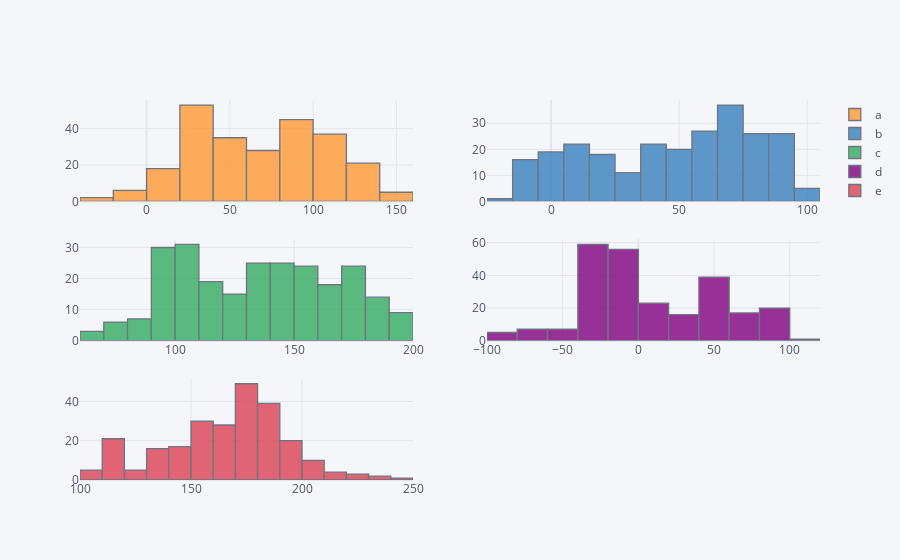

The notebook cell saved with this chart:
### Code cell
plyo.iplot(
    df.iplot(kind='hist',
             subplots=True,
             bins=15,
             asFigure=True),
    # image='png',
    filename='ply_03'
)

### Figure 1 — Plotly figure (JSON) as saved in the notebook; plotly's stock layout.template omitted (floating-point values rounded to 4 significant figures; data arrays with more than 128 entries replaced by an {"elided": "..."} marker saying what was removed)
{"data": [{"histfunc": "count", "histnorm": "", "marker": {"color": "rgba(255, 153, 51, 1.0)", "line": {"color": "#4D5663", "width": 1.3}}, "name": "a", "nbinsx": 15, "opacity": 0.8, "orientation": "v", "type": "histogram", "x": {"elided": "250 float values"}, "xaxis": "x", "yaxis": "y"}, {"histfunc": "count", "histnorm": "", "marker": {"color": "rgba(55, 128, 191, 1.0)", "line": {"color": "#4D5663", "width": 1.3}}, "name": "b", "nbinsx": 15, "opacity": 0.8, "orientation": "v", "type": "histogram", "x": {"elided": "250 float values"}, "xaxis": "x2", "yaxis": "y2"}, {"histfunc": "count", "histnorm": "", "marker": {"color": "rgba(50, 171, 96, 1.0)", "line": {"color": "#4D5663", "width": 1.3}}, "name": "c", "nbinsx": 15, "opacity": 0.8, "orientation": "v", "type": "histogram", "x": {"elided": "250 float values"}, "xaxis": "x3", "yaxis": "y3"}, {"histfunc": "count", "histnorm": "", "marker": {"color": "rgba(128, 0, 128, 1.0)", "line": {"color": "#4D5663", "width": 1.3}}, "name": "d", "nbinsx": 15, "opacity": 0.8, "orientation": "v", "type": "histogram", "x": {"elided": "250 float values"}, "xaxis": "x4", "yaxis": "y4"}, {"histfunc": "count", "histnorm": "", "marker": {"color": "rgba(219, 64, 82, 1.0)", "line": {"color": "#4D5663", "width": 1.3}}, "name": "e", "nbinsx": 15, "opacity": 0.8, "orientation": "v", "type": "histogram", "x": {"elided": "250 float values"}, "xaxis": "x5", "yaxis": "y5"}], "layout": {"autosize": true, "barmode": "overlay", "legend": {"bgcolor": "#F5F6F9", "font": {"color": "#4D5663"}}, "paper_bgcolor": "#F5F6F9", "plot_bgcolor": "#F5F6F9", "title": {"font": {"color": "#4D5663"}}, "xaxis": {"anchor": "y", "autorange": true, "domain": [0, 0.45], "gridcolor": "#E1E5ED", "range": [-40, 160], "showgrid": true, "tickfont": {"color": "#4D5663"}, "title": {"font": {"color": "#4D5663"}, "text": ""}, "type": "linear", "zerolinecolor": "#E1E5ED"}, "xaxis2": {"anchor": "y2", "autorange": true, "domain": [0.55, 1], "gridcolor": "#E1E5ED", "range": [-25, 105], "showgrid": true, "tickfont": {"color": "#4D5663"}, "title": {"font": {"color": "#4D5663"}, "text": ""}, "type": "linear", "zerolinecolor": "#E1E5ED"}, "xaxis3": {"anchor": "y3", "autorange": true, "domain": [0, 0.45], "gridcolor": "#E1E5ED", "range": [60, 200], "showgrid": true, "tickfont": {"color": "#4D5663"}, "title": {"font": {"color": "#4D5663"}, "text": ""}, "type": "linear", "zerolinecolor": "#E1E5ED"}, "xaxis4": {"anchor": "y4", "autorange": true, "domain": [0.55, 1], "gridcolor": "#E1E5ED", "range": [-100, 120], "showgrid": true, "tickfont": {"color": "#4D5663"}, "title": {"font": {"color": "#4D5663"}, "text": ""}, "type": "linear", "zerolinecolor": "#E1E5ED"}, "xaxis5": {"anchor": "y5", "autorange": true, "domain": [0, 0.45], "gridcolor": "#E1E5ED", "range": [100, 250], "showgrid": true, "tickfont": {"color": "#4D5663"}, "title": {"font": {"color": "#4D5663"}, "text": ""}, "type": "linear", "zerolinecolor": "#E1E5ED"}, "yaxis": {"anchor": "x", "autorange": true, "domain": [0.7333, 1], "gridcolor": "#E1E5ED", "range": [0, 55.79], "showgrid": true, "tickfont": {"color": "#4D5663"}, "title": {"font": {"color": "#4D5663"}, "text": ""}, "zerolinecolor": "#E1E5ED"}, "yaxis2": {"anchor": "x2", "autorange": true, "domain": [0.7333, 1], "gridcolor": "#E1E5ED", "range": [0, 38.95], "showgrid": true, "tickfont": {"color": "#4D5663"}, "title": {"font": {"color": "#4D5663"}, "text": ""}, "zerolinecolor": "#E1E5ED"}, "yaxis3": {"anchor": "x3", "autorange": true, "domain": [0.3667, 0.6333], "gridcolor": "#E1E5ED", "range": [0, 32.63], "showgrid": true, "tickfont": {"color": "#4D5663"}, "title": {"font": {"color": "#4D5663"}, "text": ""}, "zerolinecolor": "#E1E5ED"}, "yaxis4": {"anchor": "x4", "autorange": true, "domain": [0.3667, 0.6333], "gridcolor": "#E1E5ED", "range": [0, 62.11], "showgrid": true, "tickfont": {"color": "#4D5663"}, "title": {"font": {"color": "#4D5663"}, "text": ""}, "zerolinecolor": "#E1E5ED"}, "yaxis5": {"anchor": "x5", "autorange": true, "domain": [0, 0.2667], "gridcolor": "#E1E5ED", "range": [0, 51.58], "showgrid": true, "tickfont": {"color": "#4D5663"}, "title": {"font": {"color": "#4D5663"}, "text": ""}, "zerolinecolor": "#E1E5ED"}}}
